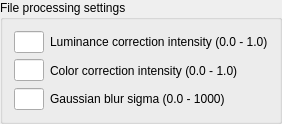
               <widget class="QGroupBox" name="groupBoxProcessingSettings">
                <property name="sizePolicy">
                 <sizepolicy hsizetype="Fixed" vsizetype="Fixed">
                  <horstretch>0</horstretch>
                  <verstretch>0</verstretch>
                 </sizepolicy>
                </property>
                <property name="minimumSize">
                 <size>
                  <width>0</width>
                  <height>124</height>
                 </size>
                </property>
                <property name="baseSize">
                 <size>
                  <width>0</width>
                  <height>0</height>
                 </size>
                </property>
                <property name="locale">
                 <locale language="English" country="UnitedStates"/>
                </property>
                <property name="title">
                 <string>File processing settings</string>
                </property>
                <layout class="QVBoxLayout" name="verticalLayout_18">
                 <item>
                  <layout class="QVBoxLayout" name="verticalLayout_10">
                   <property name="spacing">
                    <number>6</number>
                   </property>
                   <item>
                    <layout class="QHBoxLayout" name="horizontalLayout_20" stretch="0,0,0">
                     <property name="sizeConstraint">
                      <enum>QLayout::SizeConstraint::SetDefaultConstraint</enum>
                     </property>
                     <item>
                      <widget class="QLineEdit" name="lineEditProcessingLuminanceCorrectionIntensity">
                       <property name="sizePolicy">
                        <sizepolicy hsizetype="Fixed" vsizetype="Fixed">
                         <horstretch>0</horstretch>
                         <verstretch>0</verstretch>
                        </sizepolicy>
                       </property>
                       <property name="maximumSize">
                        <size>
                         <width>30</width>
                         <height>16777215</height>
                        </size>
                       </property>
                       <property name="alignment">
                        <set>Qt::AlignmentFlag::AlignCenter</set>
                       </property>
                       <property name="placeholderText">
                        <string/>
                       </property>
                      </widget>
                     </item>
                     <item>
                      <widget class="QLabel" name="label_5">
                       <property name="sizePolicy">
                        <sizepolicy hsizetype="Fixed" vsizetype="Preferred">
                         <horstretch>0</horstretch>
                         <verstretch>0</verstretch>
                        </sizepolicy>
                       </property>
                       <property name="text">
                        <string>Luminance correction intensity (0.0 - 1.0)</string>
                       </property>
                      </widget>
                     </item>
                     <item>
                      <spacer name="horizontalSpacer_4">
                       <property name="orientation">
                        <enum>Qt::Orientation::Horizontal</enum>
                       </property>
                       <property name="sizeHint" stdset="0">
                        <size>
                         <width>0</width>
                         <height>20</height>
                        </size>
                       </property>
                      </spacer>
                     </item>
                    </layout>
                   </item>
                   <item>
                    <layout class="QHBoxLayout" name="horizontalLayout_19">
                     <property name="sizeConstraint">
                      <enum>QLayout::SizeConstraint::SetDefaultConstraint</enum>
                     </property>
                     <item>
                      <widget class="QLineEdit" name="lineEditProcessingColorCorrectionIntensity">
                       <property name="sizePolicy">
                        <sizepolicy hsizetype="Fixed" vsizetype="Fixed">
                         <horstretch>0</horstretch>
                         <verstretch>0</verstretch>
                        </sizepolicy>
                       </property>
                       <property name="maximumSize">
                        <size>
                         <width>30</width>
                         <height>16777215</height>
                        </size>
                       </property>
                       <property name="alignment">
                        <set>Qt::AlignmentFlag::AlignCenter</set>
                       </property>
                       <property name="placeholderText">
                        <string/>
                       </property>
                      </widget>
                     </item>
                     <item>
                      <widget class="QLabel" name="label_6">
                       <property name="sizePolicy">
                        <sizepolicy hsizetype="Fixed" vsizetype="Preferred">
                         <horstretch>0</horstretch>
                         <verstretch>0</verstretch>
                        </sizepolicy>
                       </property>
                       <property name="text">
                        <string>Color correction intensity (0.0 - 1.0)</string>
                       </property>
                      </widget>
                     </item>
                     <item>
                      <spacer name="horizontalSpacer_7">
                       <property name="orientation">
                        <enum>Qt::Orientation::Horizontal</enum>
                       </property>
                       <property name="sizeType">
                        <enum>QSizePolicy::Policy::Expanding</enum>
                       </property>
                       <property name="sizeHint" stdset="0">
                        <size>
                         <width>10</width>
                         <height>20</height>
                        </size>
                       </property>
                      </spacer>
                     </item>
                    </layout>
                   </item>
                   <item>
                    <layout class="QHBoxLayout" name="horizontalLayout_17">
                     <item>
                      <widget class="QLineEdit" name="lineEditProcessingGaussianBlurSigma">
                       <property name="sizePolicy">
                        <sizepolicy hsizetype="Fixed" vsizetype="Fixed">
                         <horstretch>0</horstretch>
                         <verstretch>0</verstretch>
                        </sizepolicy>
                       </property>
                       <property name="maximumSize">
                        <size>
                         <width>30</width>
                         <height>16777215</height>
                        </size>
                       </property>
                       <property name="toolTip">
                        <string>Default value: 50.
Larger values can help if reference file has dust, but also increase processing time.</string>
                       </property>
                       <property name="alignment">
                        <set>Qt::AlignmentFlag::AlignCenter</set>
                       </property>
                       <property name="placeholderText">
                        <string/>
                       </property>
                      </widget>
                     </item>
                     <item>
                      <widget class="QLabel" name="label_7">
                       <property name="sizePolicy">
                        <sizepolicy hsizetype="Fixed" vsizetype="Preferred">
                         <horstretch>0</horstretch>
                         <verstretch>0</verstretch>
                        </sizepolicy>
                       </property>
                       <property name="text">
                        <string>Gaussian blur sigma (0.0 - 1000)</string>
                       </property>
                      </widget>
                     </item>
                     <item>
                      <spacer name="horizontalSpacer_8">
                       <property name="orientation">
                        <enum>Qt::Orientation::Horizontal</enum>
                       </property>
                       <property name="sizeType">
                        <enum>QSizePolicy::Policy::Expanding</enum>
                       </property>
                       <property name="sizeHint" stdset="0">
                        <size>
                         <width>10</width>
                         <height>20</height>
                        </size>
                       </property>
                      </spacer>
                     </item>
                    </layout>
                   </item>
                  </layout>
                 </item>
                </layout>
               </widget>
